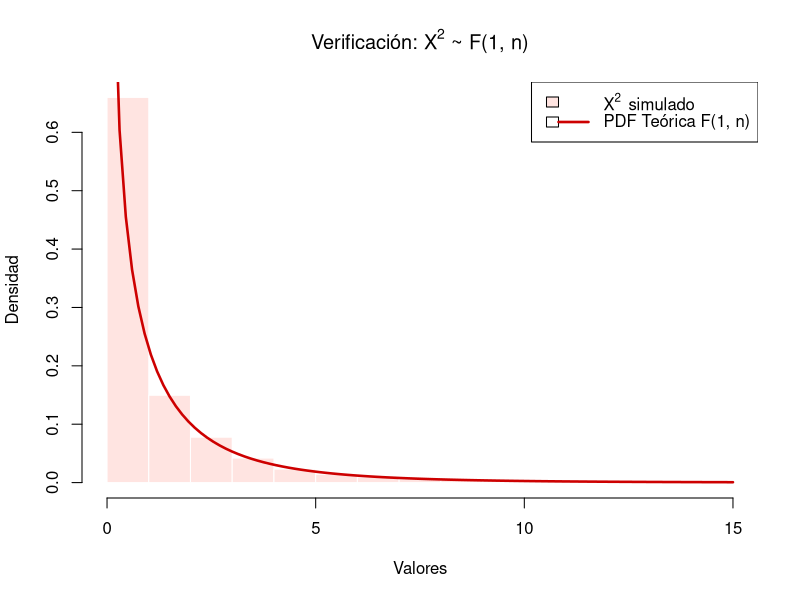
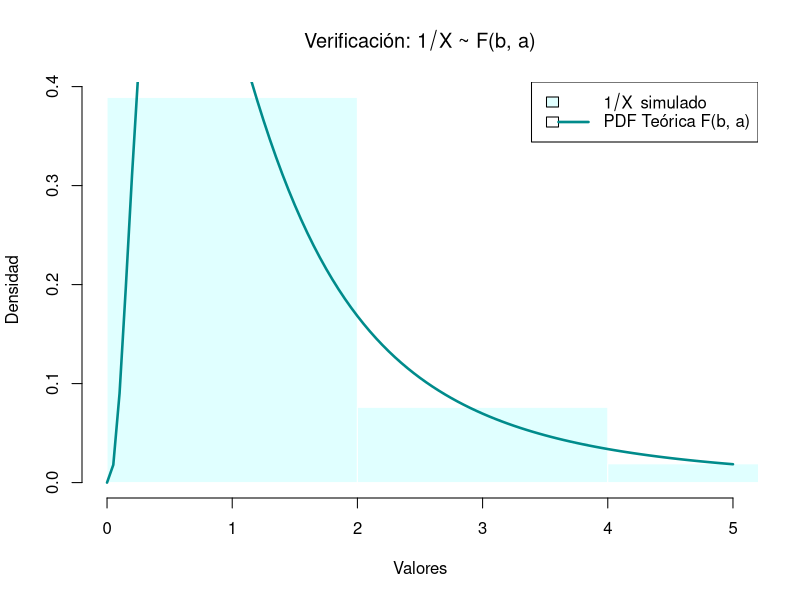
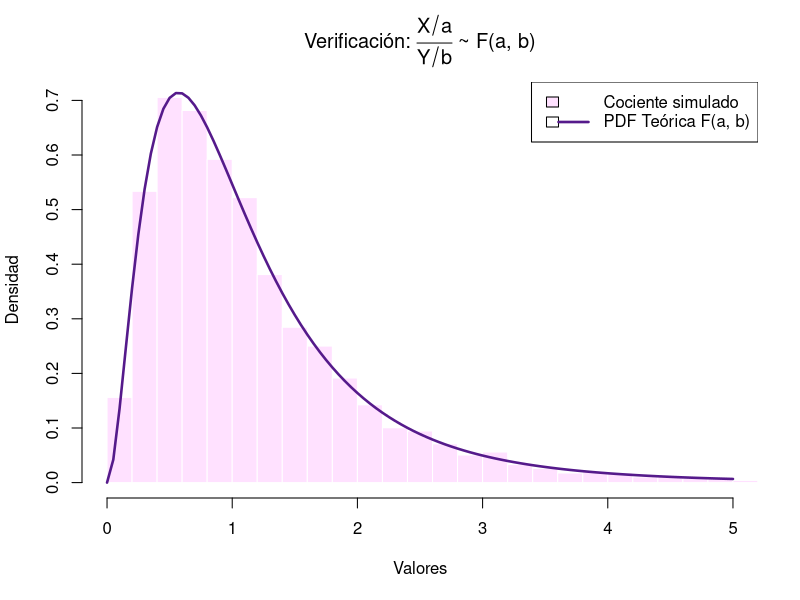

These charts were generated, in order, by the following R code:
## ---- chunk 1
#| label: exr-f-prop-a
#| echo: false
set.seed(123)
n_sim <- 10000
n_df <- 10  # Grados de libertad para la t de Student

# 1. Generar muestras de una distribución t de Student con n grados de libertad
X_t <- rt(n_sim, df = n_df)

# 2. Elevar al cuadrado la muestra de t de Student
X_cuadrado <- X_t^2

# 3. Comparar con una distribución F(1, n_df) teórica mediante histograma y PDF
hist(X_cuadrado, probability = TRUE, col = "mistyrose", border = "white",
     main = expression(paste("Verificación: ", X^2, " ~ F(1, ", n, ")")),
     xlab = "Valores", ylab = "Densidad", breaks = 50, xlim = c(0, 15))
curve(df(x, df1 = 1, df2 = n_df), add = TRUE, col = "red3", lwd = 2.5)
legend("topright", legend = c(expression(X^2~~"simulado"), "PDF Teórica F(1, n)"),
       fill = c("mistyrose", NA), col = c(NA, "red3"), lty = c(0, 1), lwd = c(0, 2.5))
## ---- chunk 2
#| label: exr-f-prop-b
#| echo: false
set.seed(123)
n_sim <- 10000
a_df <- 5   # Primer parámetro (df1)
b_df <- 8   # Segundo parámetro (df2)

# 1. Generar muestras de una distribución F(a, b)
X_f <- rf(n_sim, df1 = a_df, df2 = b_df)

# 2. Obtener el recíproco 1/X
reciproco_X <- 1 / X_f

# 3. Comparar con una distribución F(b, a) teórica
hist(reciproco_X, probability = TRUE, col = "lightcyan", border = "white",
     main = expression(paste("Verificación: ", 1/X, " ~ F(b, a)")),
     xlab = "Valores", ylab = "Densidad", breaks = 60, xlim = c(0, 5))
curve(df(x, df1 = b_df, df2 = a_df), add = TRUE, col = "darkcyan", lwd = 2.5)
legend("topright", legend = c(expression(1/X~~"simulado"), "PDF Teórica F(b, a)"),
       fill = c("lightcyan", NA), col = c(NA, "darkcyan"), lty = c(0, 1), lwd = c(0, 2.5))
## ---- chunk 3
#| label: exr-f-prop-c
#| echo: false
set.seed(123)
n_sim <- 10000
a_df <- 6   # Grados de libertad para X (chi-cuadrada 1)
b_df <- 12  # Grados de libertad para Y (chi-cuadrada 2)

# 1. Generar muestras independientes de distribuciones chi-cuadrada
X_chi <- rchisq(n_sim, df = a_df)
Y_chi <- rchisq(n_sim, df = b_df)

# 2. Construir el cociente estandarizado (X / a) / (Y / b)
cociente_f <- (X_chi / a_df) / (Y_chi / b_df)

# 3. Comparar con la distribución F(a, b) teórica
hist(cociente_f, probability = TRUE, col = "thistle1", border = "white",
     main = expression(paste("Verificación: ", frac(X/a, Y/b), " ~ F(a, b)")),
     xlab = "Valores", ylab = "Densidad", breaks = 50, xlim = c(0, 5))
curve(df(x, df1 = a_df, df2 = b_df), add = TRUE, col = "purple4", lwd = 2.5)
legend("topright", legend = c(expression("Cociente simulado"), "PDF Teórica F(a, b)"),
       fill = c("thistle1", NA), col = c(NA, "purple4"), lty = c(0, 1), lwd = c(0, 2.5))
